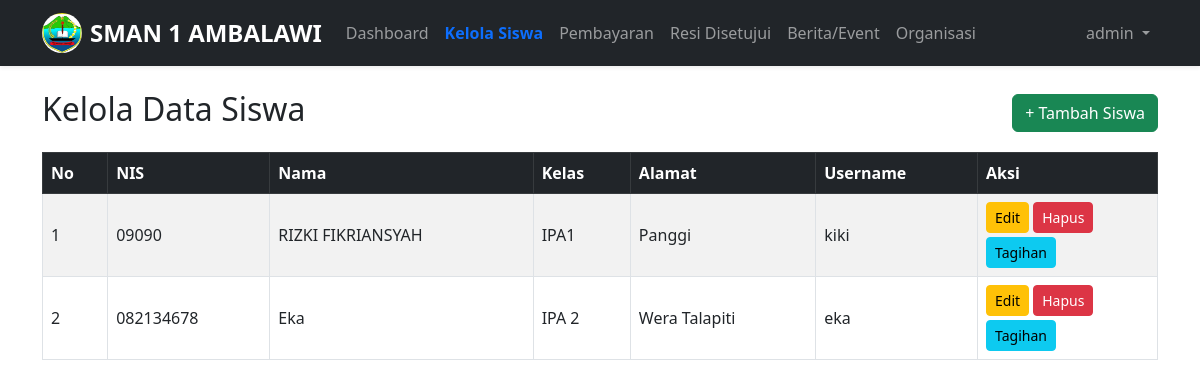
The app's page /admin/kelola_siswa.php (signed in), older data.
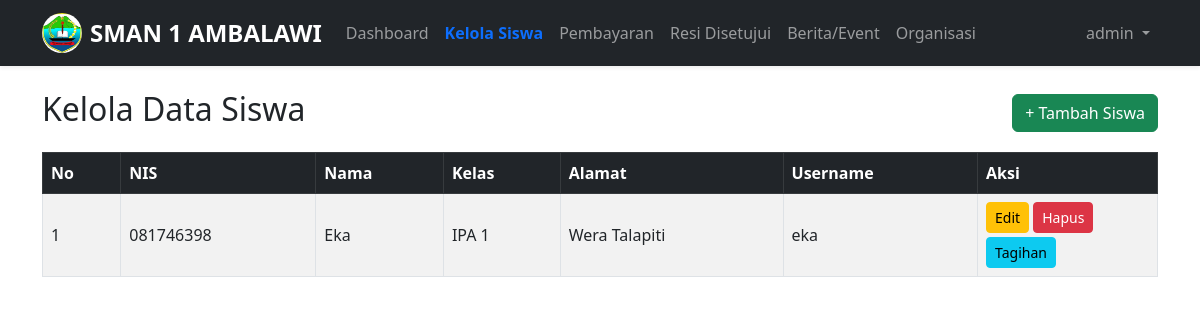
The same page, newer data.
### tables this page shows
CREATE TABLE `siswa` (
  `id` int(11) NOT NULL,
  `user_id` int(11) NOT NULL,
  `nis` varchar(20) NOT NULL,
  `nama` varchar(100) NOT NULL,
  `kelas` varchar(50) NOT NULL,
  `alamat` text DEFAULT NULL
);

CREATE TABLE `users` (
  `id` int(11) NOT NULL,
  `username` varchar(50) NOT NULL,
  `password` varchar(255) NOT NULL,
  `role` enum('admin','siswa') NOT NULL
);

### admin/kelola_siswa.php (the view, shortened to what this page needs)
<?php
require_once '../db.php';
$sql = "SELECT s.id, s.nis, s.nama, s.kelas, s.alamat, u.username
        FROM siswa s
        JOIN users u ON s.user_id = u.id";
$result = $conn->query($sql);
function isActive($filename) {
  return basename($_SERVER['PHP_SELF']) === $filename ? 'active' : '';
}
?>
<!DOCTYPE html>
<html lang="id">
<head>
  <link href="https://cdn.jsdelivr.net/npm/bootstrap@5.3.0/dist/css/bootstrap.min.css" rel="stylesheet" />
</head>
<body>
<nav class="navbar navbar-expand-lg navbar-dark bg-dark shadow-sm">
  <div class="container">
            <a class="navbar-brand fw-bold d-flex align-items-center" href="#">
      <img src="../img/logo.jpeg" alt="Logo Sekolah" width="40" height="40" class="me-2 rounded-circle" />
      SMAN 1 AMBALAWI
    </a>
    <div class="collapse navbar-collapse" id="navbarAdmin">
      <ul class="navbar-nav me-auto">
        <li class="nav-item"><a class="nav-link <?= isActive('dashboard.php') ?>" href="dashboard.php">Dashboard</a></li>
        <li class="nav-item"><a class="nav-link <?= isActive('kelola_siswa.php') ?>" href="kelola_siswa.php">Kelola Siswa</a></li>
        <li class="nav-item"><a class="nav-link <?= isActive('verifikasi_pembayaran.php') ?>" href="verifikasi_pembayaran.php">Pembayaran</a></li>
                <li class="nav-item">
          <a class="nav-link <?= isActive('daftar_resi.php') ?>" href="daftar_resi.php">Resi Disetujui</a>
        </li>
        <li class="nav-item"><a class="nav-link <?= isActive('kelola_berita.php') ?>" href="kelola_berita.php">Berita/Event</a></li>
                <li class="nav-item">
          <a class="nav-link <?= isActive('kelola_organisasi.php') ?>" href="kelola_organisasi.php">Organisasi</a>
        </li>
      </ul>
      <ul class="navbar-nav ms-auto">
        <li class="nav-item dropdown">
          <a class="nav-link dropdown-toggle" href="#" id="adminDropdown" data-bs-toggle="dropdown" aria-expanded="false">
            <?= htmlspecialchars($_SESSION['user']['username']) ?>
          </a>
        </li>
      </ul>
    </div>
  </div>
</nav>
<div class="container mt-4">
  <div class="d-flex justify-content-between align-items-center mb-3">
    <h2>Kelola Data Siswa</h2>
    <a href="tambah_siswa.php" class="btn btn-success">+ Tambah Siswa</a>
  </div>
  <div class="table-responsive">
    <table class="table table-bordered table-striped align-middle">
      <thead class="table-dark">
        <tr>
          <th>No</th>
          <th>NIS</th>
          <th>Nama</th>
          <th>Kelas</th>
          <th>Alamat</th>
          <th>Username</th>
          <th width="180">Aksi</th>
        </tr>
      </thead>
      <tbody>
        <?php if ($result->num_rows > 0): $no = 1; ?>
          <?php while ($row = $result->fetch_assoc()): ?>
            <tr>
              <td><?= $no++ ?></td>
              <td><?= htmlspecialchars($row['nis']) ?></td>
              <td><?= htmlspecialchars($row['nama']) ?></td>
              <td><?= htmlspecialchars($row['kelas']) ?></td>
              <td><?= htmlspecialchars($row['alamat']) ?></td>
              <td><?= htmlspecialchars($row['username']) ?></td>
              <td>
                <a href="edit_siswa.php?id=<?= $row['id'] ?>" class="btn btn-warning btn-sm">Edit</a>
                <a href="hapus_siswa.php?id=<?= $row['id'] ?>" class="btn btn-danger btn-sm" onclick="return confirm('Yakin ingin menghapus siswa ini?')">Hapus</a>
                <a href="kelola_tagihan.php?siswa_id=<?= $row['id'] ?>" class="btn btn-info btn-sm mt-1">Tagihan</a>
              </td>
            </tr>
          <?php endwhile; ?>
        <?php else: ?>
          <tr><td colspan="7" class="text-center">Belum ada data siswa</td></tr>
        <?php endif; ?>
      </tbody>
    </table>
  </div>
</div>
</body>
</html>

### admin/kelola_siswa.php (style rules this page uses)
.navbar-brand { font-weight: bold; font-size: 1.5rem; }
.nav-link.active { font-weight: 600; color: #0d6efd !important; }

Row changes from the older to the newer data that the page shows:
removed siswa: nis "09090", nama "RIZKI FIKRIANSYAH", kelas "IPA1", alamat "Panggi", user.username "kiki"
removed siswa: nis "082134678", nama "Eka", kelas "IPA 2", alamat "Wera Talapiti", user.username "eka"
added siswa: nis "081746398", nama "Eka", kelas "IPA 1", alamat "Wera Talapiti", user.username "eka"
